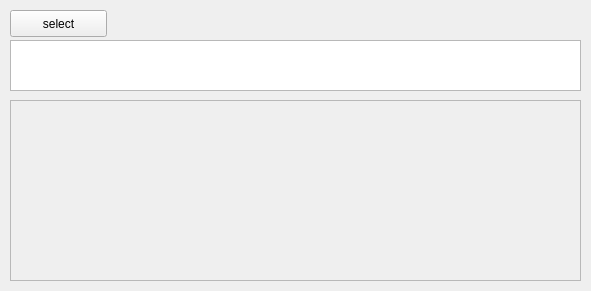
<?xml version="1.0" encoding="UTF-8"?>
<ui version="4.0">
 <class>Eq_selector</class>
 <widget class="QWidget" name="Eq_selector">
  <property name="geometry">
   <rect>
    <x>0</x>
    <y>0</y>
    <width>591</width>
    <height>291</height>
   </rect>
  </property>
  <property name="sizePolicy">
   <sizepolicy hsizetype="Maximum" vsizetype="Maximum">
    <horstretch>0</horstretch>
    <verstretch>0</verstretch>
   </sizepolicy>
  </property>
  <property name="windowTitle">
   <string>Form</string>
  </property>
  <widget class="QPushButton" name="pushSelect_button">
   <property name="geometry">
    <rect>
     <x>10</x>
     <y>10</y>
     <width>97</width>
     <height>27</height>
    </rect>
   </property>
   <property name="text">
    <string>select</string>
   </property>
  </widget>
  <widget class="QTextBrowser" name="message_browser">
   <property name="geometry">
    <rect>
     <x>10</x>
     <y>40</y>
     <width>571</width>
     <height>51</height>
    </rect>
   </property>
  </widget>
  <widget class="QScrollArea" name="scrollArea">
   <property name="geometry">
    <rect>
     <x>10</x>
     <y>100</y>
     <width>571</width>
     <height>181</height>
    </rect>
   </property>
   <property name="widgetResizable">
    <bool>true</bool>
   </property>
   <widget class="QWidget" name="scrollAreaWidgetContents">
    <property name="geometry">
     <rect>
      <x>0</x>
      <y>0</y>
      <width>569</width>
      <height>179</height>
     </rect>
    </property>
    <widget class="QWidget" name="verticalLayoutWidget">
     <property name="geometry">
      <rect>
       <x>0</x>
       <y>0</y>
       <width>571</width>
       <height>181</height>
      </rect>
     </property>
     <layout class="QVBoxLayout" name="verticalLayout"/>
    </widget>
   </widget>
  </widget>
 </widget>
 <resources/>
 <connections/>
</ui>
